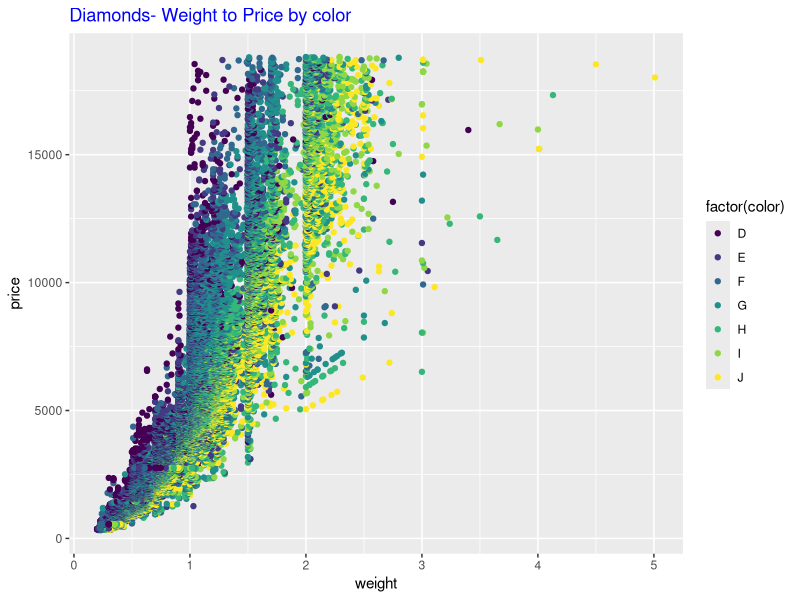
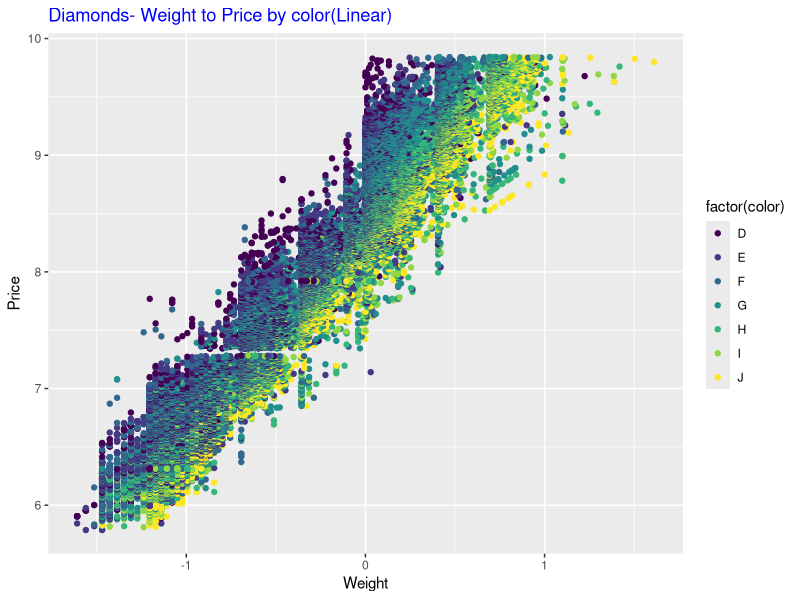
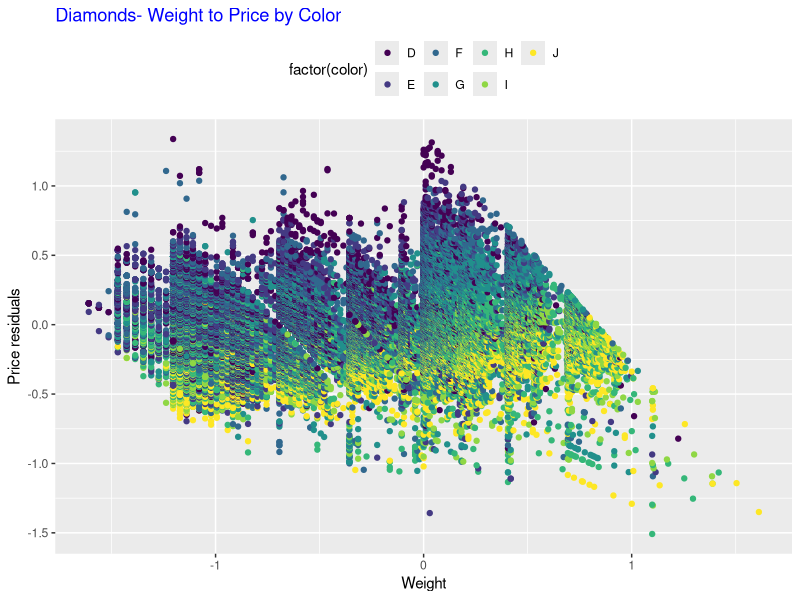
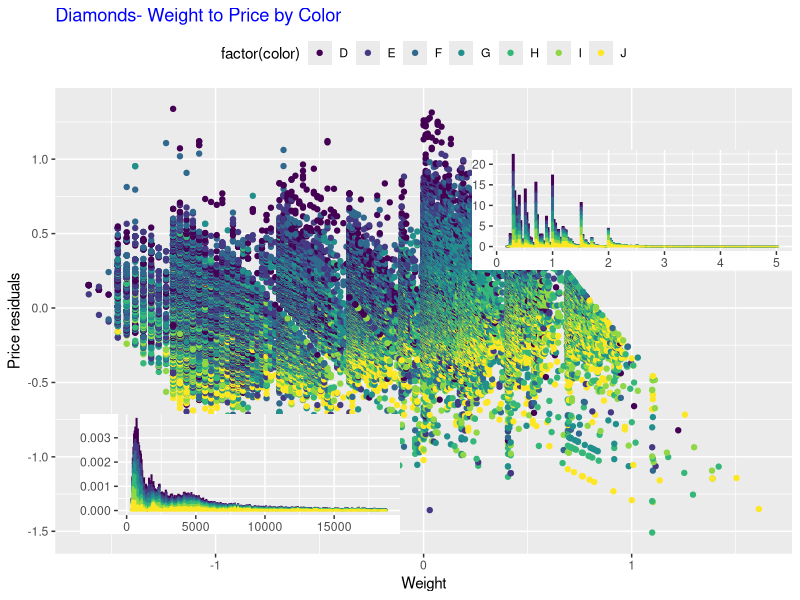
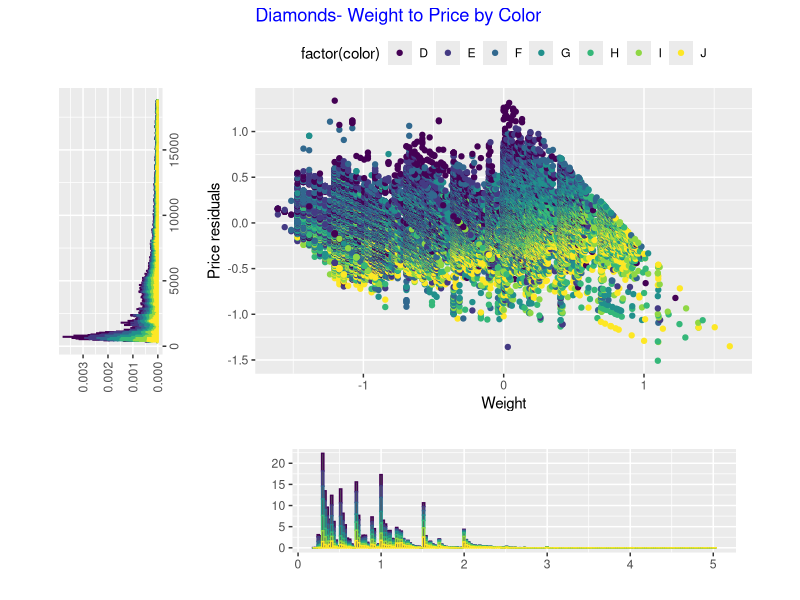

R code for these plots, in order:
data("diamonds")
library("grid")
library("ggplot2")

#Q2:
weight <- diamonds$carat
price <- diamonds$price #take out these two variables
ggplot(diamonds,aes(weight,price,color=factor(color)))+geom_point()+ #use ggplot to draw graph
  ggtitle("Diamonds- Weight to Price by color")+ #give title to graph
  theme(plot.title=element_text(color="blue")) #change title's color


#Q3:
weight2 <- log(diamonds$carat)
price2 <- log(diamonds$price) #take out these two variable then tsransfer the two variable into log
new_data <- data.frame(diamonds,weight2,price2) #create new dataframe
ggplot(new_data,aes(weight2,price2,color=factor(color)))+ 
  xlab("Weight")+ylab("Price")+ #rename the labels
  ggtitle('Diamonds- Weight to Price by color(Linear)')+ #give title to graph
  theme(plot.title=element_text(color="blue"))+ #change title's color
  geom_point()

#Q4:
lm1 <- lm(log(price)~1+log(weight)) #do linear regression
residuals <- lm1$residuals # take out all residuals from linear regression
new_diamonds <- data.frame(diamonds,residuals) # build a new diamonds dataframe adding residuals
ggplot(new_diamonds,aes(log(carat),residuals,color=factor(color)))+
  xlab("Weight")+ylab("Price residuals")+
  ggtitle('Diamonds- Weight to Price by Color')+
  geom_point()+ #plot the residuals and weight
  theme(plot.title=element_text(color="blue"),legend.position = "top") #put the legend of factor on the top

#Q5:
grid.newpage()
lm1 <- lm(log(price)~1+log(weight)) #do linear regression
residuals <- lm1$residuals # take out all residuals from linear regression
new_diamonds <- data.frame(diamonds,residuals) # build a new diamonds dataframe adding residuals
p1 <- ggplot(new_diamonds,aes(log(carat),residuals))+
      xlab("Weight")+ylab("Price residuals")+
      ggtitle('Diamonds- Weight to Price by Color')+ #give the title
      geom_point(aes(colour=factor(color)))+ #plot the residuals and weight
      theme(plot.title=element_text(color="blue"),legend.position = "top")+ #put the legend of factor on the top and change title's color
      guides(col=guide_legend(nrow=1)) #make the legend in one row

p2 <- ggplot(diamonds,aes(x=carat,color=color,..density..))+ 
      geom_histogram(binwidth = 0.027)+ #draw the histogram of "carat"
      theme(legend.position = "none",
            axis.title=element_blank(),#cancel the legend, title and labels
            plot.margin=unit(c(0,0,0,0),"mm")) #cancel the border

p3 <- ggplot(diamonds,aes(x=price,colour=color,..density..))+
      geom_histogram(binwidth = 45)+  #draw the histogram of "price"
      theme(legend.position = "none",
            axis.title=element_blank(),#cancel the legend, title and labels
            plot.margin=unit(c(0,0,0,0),"mm")) #cancel the border

view2 <- viewport(width=0.4,height=0.2,x=0.79,y=0.65) #use "viewpoint" function in "grid" to locate the postions of two histograms 
view3 <- viewport(width=0.4,height=0.2,x=0.3,y=0.21) 

print(p1)
print(p2,vp=view2)
print(p3,vp=view3)#draw three graphs together

#Q6
grid.newpage()

view1 <- viewport(width=0.7,height=0.7,x=0.6,y=0.65)
view2 <- viewport(width=0.6,height=0.23,x=0.63,y=0.15)
view3 <- viewport(width=0.4,height=0.23,x=0.15,y=0.6,angle=90) #create three graphs' location

p1 <- ggplot(new_diamonds,aes(log(carat),residuals,color=factor(color)))+
      xlab("Weight")+ylab("Price residuals")+
      ggtitle('Diamonds- Weight to Price by Color')+
      geom_point()+ #plot the residuals and weight
      theme(plot.title=element_text(color="blue"),legend.position = "top")+ #put the legend of factor on the top and change title's
      guides(col=guide_legend(nrow=1)) #make the legend in one row

p2 <- ggplot(diamonds,aes(x=carat,color=color,..density..))+
      geom_histogram(binwidth = 0.027)+  #draw the histogram of "carat"
      theme(legend.position = "none",axis.title=element_blank()) 

p3 <- ggplot(diamonds,aes(x=price,colour=color,..density..))+
      geom_histogram(binwidth = 45)+  #draw the histogram of "price"
      theme(legend.position = "none",axis.title=element_blank())

print(p1,vp=view1)
print(p2,vp=view2)
print(p3,vp=view3)# draw three graphs
